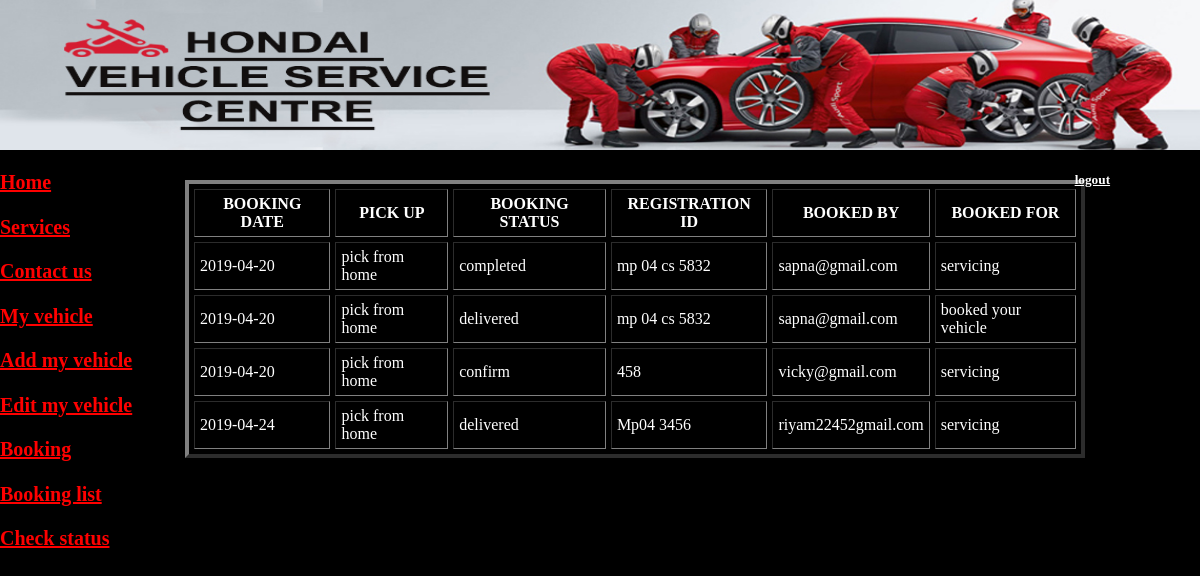
Screenshot of /checkstatus.php (signed in) with the database file from the repository.
### tables this page shows
CREATE TABLE IF NOT EXISTS `booking` (
  `booking_date` date NOT NULL,
  `pick_up` char(20) NOT NULL,
  `booking_status` varchar(30) NOT NULL DEFAULT 'PLACED',
  `registration_id` varchar(30) NOT NULL,
  `booked_by` varchar(20) NOT NULL,
  `booked_for` varchar(20) NOT NULL,
  `bookingid` int(6) NOT NULL AUTO_INCREMENT,
  PRIMARY KEY (`bookingid`)
);

### checkstatus.php (the view, shortened to what this page needs)
<html>
<head>
<link rel="stylesheet" type="text/css" href="grid/grid.css">
</head>
<body style="background-color:black;">
<div class="container">
<div class="row">
<div class="col-12">
<img src="image/banner.jpg" height="150px" width="100%">
</div>
</div>
<?php
include('nav.php');
?>
<div class="col-6" style="padding-left:100px;padding-top:30px;">
<?php
$con=mysqli_connect("localhost","root",12345,"hondairiya");
$q="select * from booking";
$result=mysqli_query($con,$q);
$result_rows = mysqli_fetch_assoc($result);
?>
<table width="150%" style="color:white;margin-left:-20%;" border="4" cellspacing="5px" cellpadding="5px">
<tr>
<th>BOOKING DATE</th>
<th>PICK UP</th>
<th>BOOKING STATUS</th>
<th>REGISTRATION ID</th>
<th>BOOKED BY</th>
<th>BOOKED FOR</th>
</tr>
<?php
do{
?>
	<tr>
	<td> <?php echo  $result_rows['booking_date']; ?></td>
	<td> <?php echo $result_rows['pick_up']; ?></td>
	<td> <?php echo $result_rows['booking_status']; ?></td>
	<td> <?php echo $result_rows['registration_id']; ?> </td>
	<td> <?php echo $result_rows['booked_by']; ?> </td>
	<td> <?php echo $result_rows['booked_for'];?> </td>
	</tr>
<?php
}while($result_rows = mysqli_fetch_assoc($result))
	?>
</table>
</div>
<div class="row">
<div class="col-2">
<div style="color:white;">
<h5 align="right"><a href="logout.php" style="color:white;align:right;">logout</a>
</div>
</div>
</div>
</div>
</body>
</html>

### grid/grid.css (style rules this page uses)
.container { width:100%; }
body { margin:0px; }
.col-12 { width:100%; }
.col-6 { width:50%; }
.col-2 { width:16.67%; }
.row { margin-left:-15px; margin-right:-15px; }
.col-1,.col-2,.col-3,.col-4,.col-5,.col-6,.col-7,.col-8,.col-9,.co-10,.col-11,.col-12 { float:left }
.container { margin-right:auto; margin-left:auto; padding-left:15px; padding-right:15px; }
.container { max-width:100%; }

### rows the page displays
booking: booking_date "2019-04-20", pick_up "pick from home", booking_status "completed", registration "mp 04 cs 5832", booked_by "sapna@gmail.com", booked_for "servicing"
booking: booking_date "2019-04-20", pick_up "pick from home", booking_status "delivered", registration "mp 04 cs 5832", booked_by "sapna@gmail.com", booked_for "booked your vehicle"
booking: booking_date "2019-04-20", pick_up "pick from home", booking_status "confirm", registration "458", booked_by "vicky@gmail.com", booked_for "servicing"
booking: booking_date "2019-04-24", pick_up "pick from home", booking_status "delivered", registration "Mp04 3456", booked_by "riyam22452gmail.com", booked_for "servicing"
